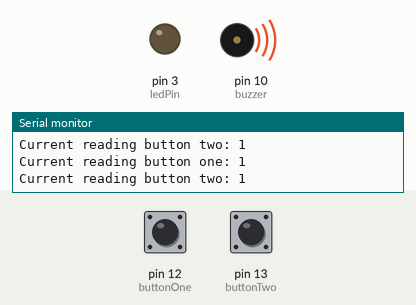
This sketch was run on a simulated Arduino Uno, built with avr-gcc and run on an emulated ATmega328P. Shown: output pins drawn as LEDs (lit = HIGH), buzzer (waves = sounding, pin HIGH), the last lines printed to the serial monitor. The inputs (shaded band) are chosen by the test bench; at power-on: pin 12 (buttonOne) HIGH, pin 13 (buttonTwo) HIGH.

Above: at 1.4 s.
1.5 s: pin 12 (buttonOne) pulled LOW for 0.35 s
At 2.4 s:
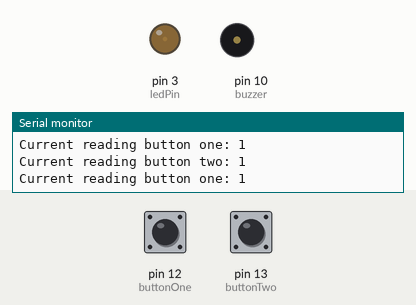
3.5 s: pin 13 (buttonTwo) pulled LOW for 1 s
At 4.19 s:
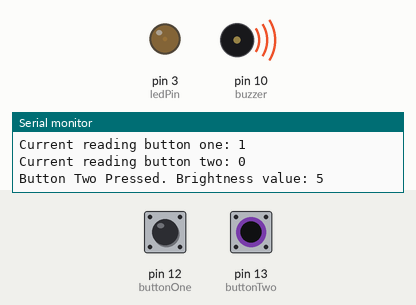
6.5 s: pin 12 (buttonOne) pulled LOW for 1 s
At 6.9 s:
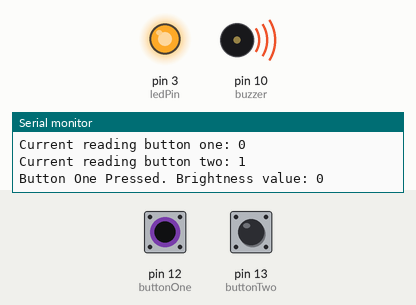
9.5 s: pin 12 (buttonOne) pulled LOW for 3.2 s
At 13.2 s:
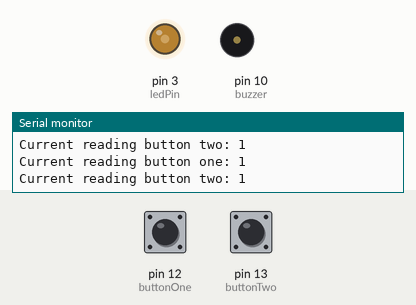
14.2 s: pin 12 (buttonOne) pulled LOW for 3.2 s
At 18.1 s:
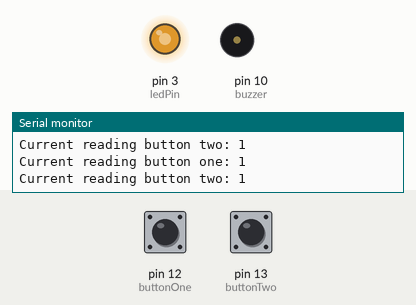
18.9 s: pin 13 (buttonTwo) pulled LOW for 0.35 s
At 19.8 s:
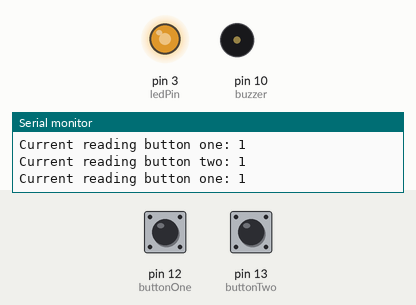
Timing chart, 0 to 21.9 s (numbered marks = the images above; inputs shaded):
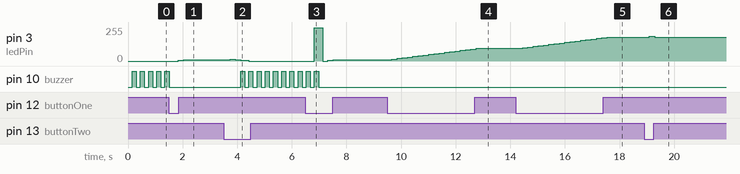

Measured:
- after the input at 1.5 s, pin 3 (ledPin): 0/255 → 5/255 after 0.35 s, → 10/255 0.19 s later; pin 10 (buzzer): goes on until 1.5 s, then stays LOW
- after the input at 3.5 s, pin 3 (ledPin): 10/255 → 15/255 after 0.24 s, → 10/255 0.19 s later, → 5/255 0.19 s later, → 0/255 0.30 s later; pin 10 (buzzer): alternates HIGH for 0.15 s and LOW for 0.15 s, starting after 0.62 s
- after the input at 6.5 s, pin 3 (ledPin): 0/255 → 251/255 after 0.33 s, → 0/255 0.30 s later, → 5/255 0.19 s later, → 10/255 0.19 s later; pin 10 (buzzer): goes on until 7.0 s, then stays LOW
- after the input at 9.5 s, pin 3 (ledPin): moves from 10/255 to 95/255 over 3.1 s, starting after 0.17 s
- after the input at 14.2 s, pin 3 (ledPin): moves from 95/255 to 180/255 over 3.1 s, starting after 0.25 s
- after the input at 18.9 s, pin 3 (ledPin): 180/255 → 185/255 after 0.20 s, → 180/255 0.19 s later
- by itself, pin 10 (buzzer): alternates HIGH for 0.15 s and LOW for 0.15 s

The sketch:

DimmableLEDusingPushButton.ino
```cpp
int buttonOne = 12;
int buttonTwo = 13;
int buttOneRead, buttTwoRead;
int ledPin = 3;
int dt = 150;
int buzzer = 10;
int brightness = 0;

void setup() {
  // put your setup code here, to run once:
  pinMode(buttonOne, INPUT);
  pinMode(buttonTwo, INPUT);
  pinMode(ledPin, OUTPUT);
  pinMode(buzzer, OUTPUT);
  Serial.begin(9600);
}

void loop() {
  // put your main code here, to run repeatedly:
  buttOneRead = digitalRead(buttonOne);
  buttTwoRead = digitalRead(buttonTwo);
  Serial.print("Current reading button one: ");
  Serial.println(buttOneRead);
  Serial.print("Current reading button two: ");
  Serial.println(buttTwoRead);
  delay(dt);
  Serial.println();

  if (buttOneRead != 1 && brightness <= 255) {
    analogWrite(ledPin, brightness);
    brightness += 5;
    Serial.print("Button One Pressed. Brightness value: ");
    Serial.println(brightness);
  }

  if (buttTwoRead != 1 && brightness >= 0) {
    analogWrite(ledPin, brightness);
    Serial.print("Button Two Pressed. Brightness value: ");
    Serial.println(brightness);
    brightness -= 5;
  }

  if (brightness >= 250) {
    digitalWrite(buzzer, HIGH);
    delay(dt);
    digitalWrite(buzzer, LOW);
  }
  if (brightness <= 0) {
    digitalWrite(buzzer, HIGH);
    delay(dt);
    digitalWrite(buzzer, LOW);
  }

}
```
